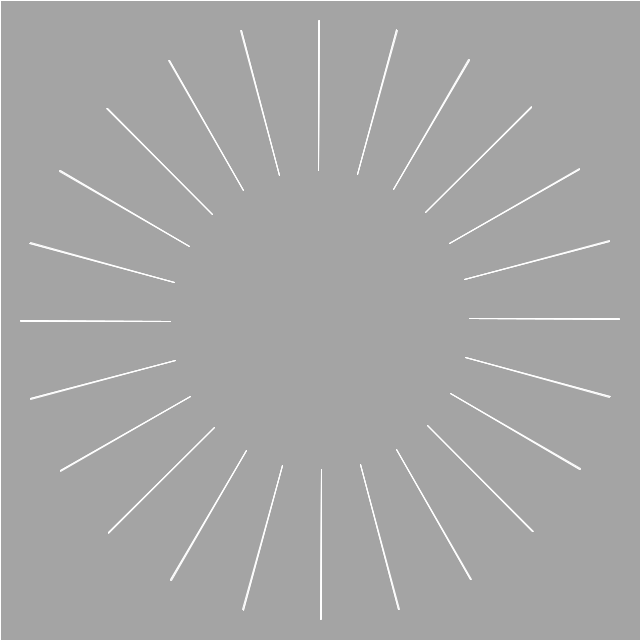
Frame 1 (no input)
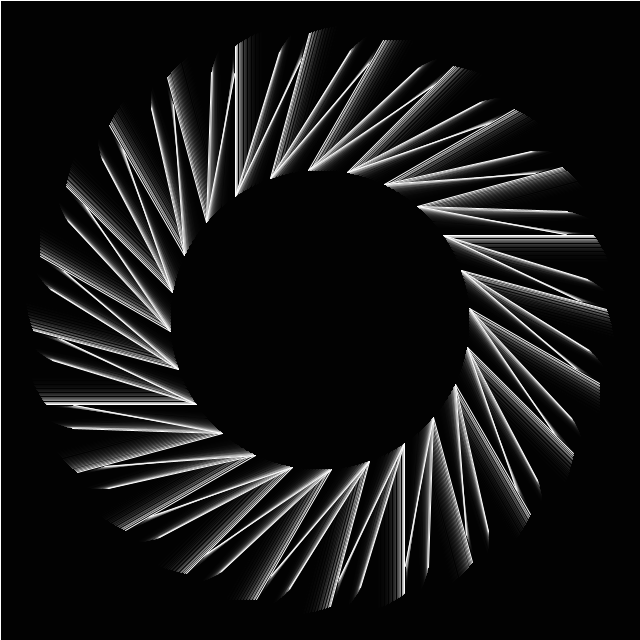
Frame 60 (the mouse pressed at the canvas centre just before this capture)
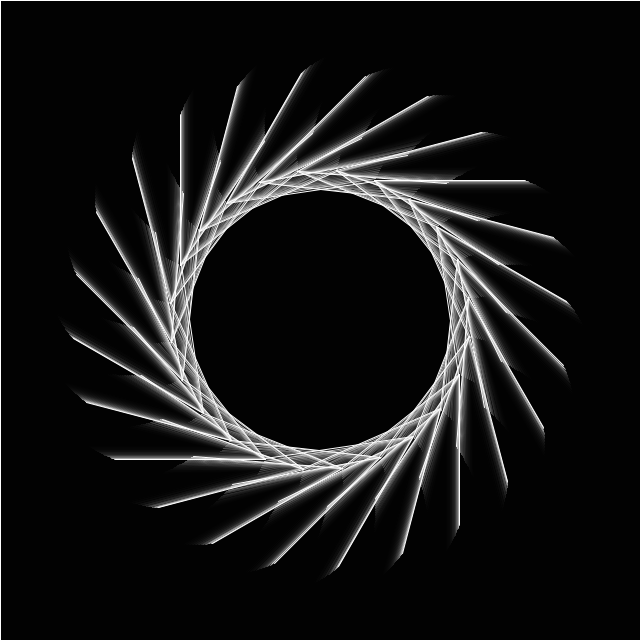
Frame 120 (the mouse held since frame 60 and released just before this capture)

The Processing sketch that drew these frames (run headless with seeded random() and noise(); from frame 60 on, the mouse is pressed at the canvas centre):

// Processing sketch: processing_154873
// ── processing_154873.pde

float num = 0;

void setup(){
  size(640, 640);
  stroke(255);
}

void draw(){
  fill(0, 50);
  rect(0, 0, width, height);
  /* Smaller the number the slower the effect */
  num += 0.01;
  pushMatrix();
  /* Middle of pattern. replace with mouseX and mouseY to make it follow your mouse */
  translate(width/2, height/2);
  /* Rotate entire pattern. Optional: num or nothing */
  rotate(-num);
  for(int i = 0; i < 360; i+=15){
    float x = cos(radians(i))*150;
    float y = sin(radians(i))*150;
    /* Change line() to rect() or ellipse() */
    pushMatrix();
    translate(x, y);
    rotate(num);
    line(0, 0, x, y);
    rotate(num/2);
    line(0, 0, x, y);
    rotate(num/4);
    line(0, 0, x, y);
    popMatrix();
  }
  popMatrix();
}
